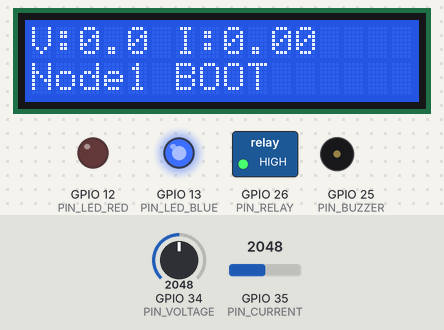
Simulated run of this sketch. Board: ESP32. Parts: 16×2 character LCD, switched loads named in the sketch (green lamp = pin HIGH), output pins drawn as LEDs (lit = HIGH), buzzer (waves = sounding, pin HIGH). The inputs (shaded band) are chosen by the test bench; at power-on: GPIO 34 (PIN_VOLTAGE) = 2048, GPIO 35 (PIN_CURRENT) = 2048 (analog values on the 0–4095 scale). WiFi joins after 1.5 s; servers stay silent unless stated; what the sketch prints to the serial monitor is not drawn.

Above: at 0.57 s.
At 6.8 s:
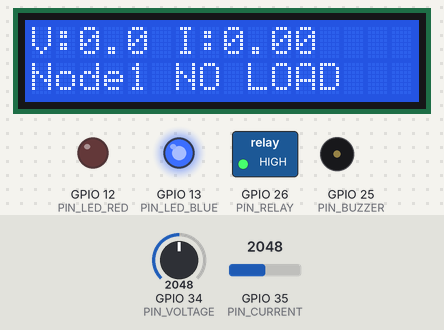
At 18.9 s:
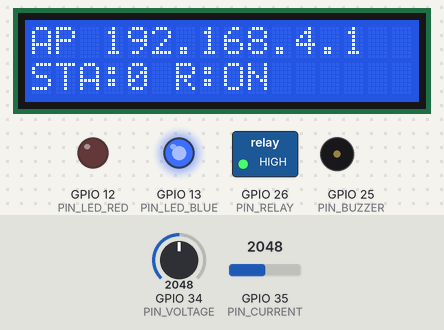
At 38.4 s:
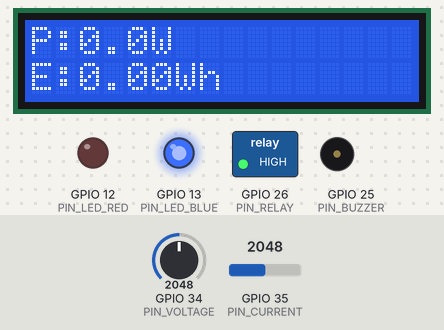
Timing chart, 0 to 39.9 s (numbered marks = the images above):
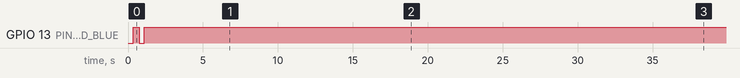

The sketch:

FedGrid_Meter.ino
```cpp
#include <HTTPClient.h>
#include <LiquidCrystal_I2C.h>
#include <WiFi.h>
#include <Wire.h>

namespace {

const int I2C_SDA = 21;
const int I2C_SCL = 22;
const int PIN_VOLTAGE = 34;
const int PIN_CURRENT = 35;
const int PIN_RELAY = 26;
const int PIN_BUZZER = 25;
const int PIN_LED_RED = 12;
const int PIN_LED_BLUE = 13;
const uint8_t LCD_ADDR = 0x27;

const bool USE_AP_MODE = true;
const char AP_SSID[] = "FedGrid-Node1";
const char AP_PASSWORD[] = "fedgrid123";
const char WIFI_SSID[] = "YOUR_WIFI_SSID";
const char WIFI_PASSWORD[] = "YOUR_WIFI_PASSWORD";
const char NODE_ID[] = "1";
const char LISTENER_URL[] = "http://192.168.4.2:5002/data";

const bool RELAY_ACTIVE_HIGH = true;
const bool RELAY_DEFAULT_ON = true;
const bool AUTO_TRIP_RELAY = false;

const float ADC_VREF = 3.3f;
const int ADC_MAX = 4095;
const int NUM_SAMPLES = 320;
const int SAMPLE_DELAY_US = 300;

float VOLTAGE_CAL = 95.0f;
float CURRENT_CAL = 1.0f;
const float ACS712_MV_PER_A = 185.0f;
const float EMA_ALPHA = 0.25f;

const float NO_LOAD_CURRENT_A = 0.03f;
const float WARN_CURRENT_A = 1.5f;
const float ALERT_CURRENT_A = 2.5f;
const float LOW_VOLTAGE_V = 180.0f;
const float HIGH_VOLTAGE_V = 250.0f;

const unsigned long LCD_ROTATE_MS = 2200;
const unsigned long SENSOR_REFRESH_MS = 750;
const unsigned long PUSH_INTERVAL_MS = 4000;
const unsigned long WIFI_RETRY_MS = 10000;
const unsigned long ALARM_BEEP_MS = 180;

LiquidCrystal_I2C lcd(LCD_ADDR, 16, 2);

enum class MeterState {
  Booting,
  NoLoad,
  Healthy,
  Warning,
  Alert,
  Offline,
};

struct Reading {
  float voltage;
  float current;
  float powerW;
  float energyWh;
};

Reading gReading = {0.0f, 0.0f, 0.0f, 0.0f};
MeterState gState = MeterState::Booting;
bool gRelayOn = RELAY_DEFAULT_ON;
bool gWifiConnectedOnce = false;
bool gAlarmLatched = false;
unsigned long gLastSensorMs = 0;
unsigned long gLastPushMs = 0;
unsigned long gLastWifiAttemptMs = 0;
unsigned long gLastLcdFlipMs = 0;
unsigned long gLastAlarmMs = 0;
int gPage = 0;

bool wifiLinkReady() {
  if (USE_AP_MODE) {
    return WiFi.getMode() == WIFI_AP || WiFi.getMode() == WIFI_AP_STA;
  }
  return WiFi.status() == WL_CONNECTED;
}

bool canPushToListener() {
  if (!wifiLinkReady()) {
    return false;
  }
  if (USE_AP_MODE) {
    return WiFi.softAPgetStationNum() > 0;
  }
  return true;
}

void setRelay(bool on) {
  gRelayOn = on;
  if (on) {
    gAlarmLatched = false;
  }
  digitalWrite(PIN_RELAY, (RELAY_ACTIVE_HIGH ? on : !on) ? HIGH : LOW);
}

bool parseDesiredRelayState(const String& body, bool* relayOn) {
  const int keyPos = body.indexOf("\"desired_relay_on\":");
  if (keyPos < 0) {
    return false;
  }
  const int valuePos = keyPos + 19;
  if (body.startsWith("true", valuePos)) {
    *relayOn = true;
    return true;
  }
  if (body.startsWith("false", valuePos)) {
    *relayOn = false;
    return true;
  }
  return false;
}

float readRmsAdc(int pin) {
  long sum = 0;
  int samples[NUM_SAMPLES];
  for (int i = 0; i < NUM_SAMPLES; i++) {
    samples[i] = analogRead(pin);
    sum += samples[i];
    delayMicroseconds(SAMPLE_DELAY_US);
  }

  const float avg = static_cast<float>(sum) / NUM_SAMPLES;
  float sumSq = 0.0f;
  for (int i = 0; i < NUM_SAMPLES; i++) {
    const float delta = static_cast<float>(samples[i]) - avg;
    sumSq += delta * delta;
  }

  return sqrt(sumSq / NUM_SAMPLES);
}

float readVoltageRms() {
  const float rmsAdc = readRmsAdc(PIN_VOLTAGE);
  return (rmsAdc / static_cast<float>(ADC_MAX)) * ADC_VREF * VOLTAGE_CAL;
}

float readCurrentRms() {
  const float rmsAdc = readRmsAdc(PIN_CURRENT);
  const float vRms = (rmsAdc / static_cast<float>(ADC_MAX)) * ADC_VREF;
  const float amps = (vRms / (ACS712_MV_PER_A / 1000.0f)) * CURRENT_CAL;
  return amps > 0.0f ? amps : 0.0f;
}

const char* stateLabel(MeterState state) {
  switch (state) {
    case MeterState::Booting:
      return "BOOT";
    case MeterState::NoLoad:
      return "NO LOAD";
    case MeterState::Healthy:
      return "HEALTHY";
    case MeterState::Warning:
      return "WATCH";
    case MeterState::Alert:
      return "ALERT";
    case MeterState::Offline:
      return "OFFLINE";
  }
  return "UNKNOWN";
}

MeterState classifyState(const Reading& reading) {
  if (!wifiLinkReady() && gWifiConnectedOnce) {
    return MeterState::Offline;
  }
  if (reading.current < NO_LOAD_CURRENT_A) {
    return MeterState::NoLoad;
  }
  if (
      reading.current >= ALERT_CURRENT_A ||
      reading.voltage < LOW_VOLTAGE_V ||
      reading.voltage > HIGH_VOLTAGE_V) {
    return MeterState::Alert;
  }
  if (reading.current >= WARN_CURRENT_A) {
    return MeterState::Warning;
  }
  return MeterState::Healthy;
}

void beepAlarm() {
  if (millis() - gLastAlarmMs < 2000) {
    return;
  }
  gLastAlarmMs = millis();
  digitalWrite(PIN_BUZZER, HIGH);
  delay(ALARM_BEEP_MS);
  digitalWrite(PIN_BUZZER, LOW);
}

void updateOutputs() {
  const unsigned long tick = millis() / 350;
  switch (gState) {
    case MeterState::Booting:
      digitalWrite(PIN_LED_BLUE, tick % 2 ? HIGH : LOW);
      digitalWrite(PIN_LED_RED, LOW);
      break;
    case MeterState::NoLoad:
    case MeterState::Healthy:
      digitalWrite(PIN_LED_BLUE, HIGH);
      digitalWrite(PIN_LED_RED, LOW);
      break;
    case MeterState::Warning:
      digitalWrite(PIN_LED_BLUE, tick % 2 ? HIGH : LOW);
      digitalWrite(PIN_LED_RED, LOW);
      break;
    case MeterState::Alert:
      digitalWrite(PIN_LED_BLUE, LOW);
      digitalWrite(PIN_LED_RED, tick % 2 ? HIGH : LOW);
      beepAlarm();
      if (AUTO_TRIP_RELAY && !gAlarmLatched) {
        setRelay(false);
        gAlarmLatched = true;
      }
      break;
    case MeterState::Offline:
      digitalWrite(PIN_LED_BLUE, tick % 2 ? HIGH : LOW);
      digitalWrite(PIN_LED_RED, tick % 2 ? LOW : HIGH);
      break;
  }
}

void renderPage0() {
  lcd.clear();
  lcd.setCursor(0, 0);
  lcd.print("V:");
  lcd.print(gReading.voltage, 1);
  lcd.print(" I:");
  lcd.print(gReading.current, 2);
  lcd.setCursor(0, 1);
  lcd.print("Node1 ");
  lcd.print(stateLabel(gState));
}

void renderPage1() {
  lcd.clear();
  lcd.setCursor(0, 0);
  lcd.print("P:");
  lcd.print(gReading.powerW, 1);
  lcd.print("W");
  lcd.setCursor(0, 1);
  lcd.print("E:");
  lcd.print(gReading.energyWh, 2);
  lcd.print("Wh");
}

void renderPage2() {
  lcd.clear();
  lcd.setCursor(0, 0);
  if (USE_AP_MODE) {
    lcd.print("AP ");
    lcd.print(WiFi.softAPIP());
  } else if (WiFi.status() == WL_CONNECTED) {
    lcd.print("WiFi ");
    lcd.print(WiFi.RSSI());
    lcd.print("dBm");
  } else {
    lcd.print("WiFi reconnect");
  }
  lcd.setCursor(0, 1);
  if (USE_AP_MODE) {
    lcd.print("STA:");
    lcd.print(WiFi.softAPgetStationNum());
    lcd.print(" R:");
    lcd.print(gRelayOn ? "ON" : "OFF");
  } else {
    lcd.print("Relay:");
    lcd.print(gRelayOn ? "ON " : "OFF");
    lcd.print(" ID:");
    lcd.print(NODE_ID);
  }
}

void updateLcd() {
  if (millis() - gLastLcdFlipMs >= LCD_ROTATE_MS) {
    gLastLcdFlipMs = millis();
    gPage = (gPage + 1) % 3;
  }

  switch (gPage) {
    case 0:
      renderPage0();
      break;
    case 1:
      renderPage1();
      break;
    default:
      renderPage2();
      break;
  }
}

void connectWifiIfNeeded() {
  if (USE_AP_MODE) {
    if (wifiLinkReady()) {
      gWifiConnectedOnce = true;
      return;
    }
    if (millis() - gLastWifiAttemptMs < WIFI_RETRY_MS) {
      return;
    }
    gLastWifiAttemptMs = millis();
    WiFi.mode(WIFI_AP);
    if (WiFi.softAP(AP_SSID, AP_PASSWORD)) {
      gWifiConnectedOnce = true;
    }
    return;
  }
  if (WiFi.status() == WL_CONNECTED) {
    gWifiConnectedOnce = true;
    return;
  }
  if (millis() - gLastWifiAttemptMs < WIFI_RETRY_MS) {
    return;
  }
  gLastWifiAttemptMs = millis();
  WiFi.mode(WIFI_STA);
  WiFi.begin(WIFI_SSID, WIFI_PASSWORD);
}

void pushReading() {
  if (!canPushToListener() || millis() - gLastPushMs < PUSH_INTERVAL_MS) {
    return;
  }
  gLastPushMs = millis();

  HTTPClient http;
  http.setTimeout(2500);
  http.begin(LISTENER_URL);
  http.addHeader("Content-Type", "application/json");

  String payload = "{";
  payload += "\"node_id\":\"" + String(NODE_ID) + "\",";
  payload += "\"voltage\":" + String(gReading.voltage, 2) + ",";
  payload += "\"current\":" + String(gReading.current, 3) + ",";
  payload += "\"power_w\":" + String(gReading.powerW, 2) + ",";
  payload += "\"energy_wh\":" + String(gReading.energyWh, 3) + ",";
  payload += "\"status\":\"" + String(stateLabel(gState)) + "\",";
  payload += "\"relay_on\":" + String(gRelayOn ? "true" : "false") + ",";
  payload += "\"rssi\":" + String(WiFi.RSSI());
  payload += "}";

  const int code = http.POST(payload);
  if (code > 0) {
    const String body = http.getString();
    bool desiredRelayOn = gRelayOn;
    if (parseDesiredRelayState(body, &desiredRelayOn) && desiredRelayOn != gRelayOn) {
      setRelay(desiredRelayOn);
    }
  } else {
    gState = MeterState::Offline;
  }
  http.end();
}

void sampleSensors() {
  if (millis() - gLastSensorMs < SENSOR_REFRESH_MS) {
    return;
  }

  const unsigned long now = millis();
  const float dtHours = gLastSensorMs == 0 ? 0.0f : static_cast<float>(now - gLastSensorMs) / 3600000.0f;
  gLastSensorMs = now;

  const float rawVoltage = readVoltageRms();
  const float rawCurrent = readCurrentRms();

  if (gReading.voltage <= 0.01f) {
    gReading.voltage = rawVoltage;
    gReading.current = rawCurrent;
  } else {
    gReading.voltage = (EMA_ALPHA * rawVoltage) + ((1.0f - EMA_ALPHA) * gReading.voltage);
    gReading.current = (EMA_ALPHA * rawCurrent) + ((1.0f - EMA_ALPHA) * gReading.current);
  }

  gReading.powerW = gReading.voltage * gReading.current;
  gReading.energyWh += gReading.powerW * dtHours;
  gState = classifyState(gReading);
}

}  // namespace

void setup() {
  Serial.begin(115200);
  delay(100);

  pinMode(PIN_RELAY, OUTPUT);
  pinMode(PIN_BUZZER, OUTPUT);
  pinMode(PIN_LED_RED, OUTPUT);
  pinMode(PIN_LED_BLUE, OUTPUT);
  digitalWrite(PIN_BUZZER, LOW);
  digitalWrite(PIN_LED_RED, LOW);
  digitalWrite(PIN_LED_BLUE, LOW);
  setRelay(RELAY_DEFAULT_ON);

  analogReadResolution(12);
  analogSetAttenuation(ADC_11db);

  Wire.begin(I2C_SDA, I2C_SCL);
  lcd.init();
  delay(100);
  lcd.backlight();
  lcd.clear();
  lcd.setCursor(0, 0);
  lcd.print("FedGrid Meter");
  lcd.setCursor(0, 1);
  lcd.print("Booting...");

  gState = MeterState::Booting;
  connectWifiIfNeeded();
}

void loop() {
  connectWifiIfNeeded();
  sampleSensors();
  updateOutputs();
  updateLcd();
  pushReading();

  Serial.printf(
      "[Node %s] V=%.1fV I=%.3fA P=%.2fW E=%.3fWh state=%s wifi=%s relay=%s\n",
      NODE_ID,
      gReading.voltage,
      gReading.current,
      gReading.powerW,
      gReading.energyWh,
      stateLabel(gState),
      canPushToListener() ? "up" : "down",
      gRelayOn ? "on" : "off");

  delay(50);
}
```

Measured:
- by itself, GPIO 13 (PIN_LED_BLUE): LOW → HIGH at 0.36 s, → LOW 0.38 s later, → HIGH 0.34 s later
- what the display in image 0 shows lasts 0.8 s, from 0.3 s to 1.1 s
- what the display in image 1 shows lasts 2.5 s, from 6.7 s to 9.2 s
